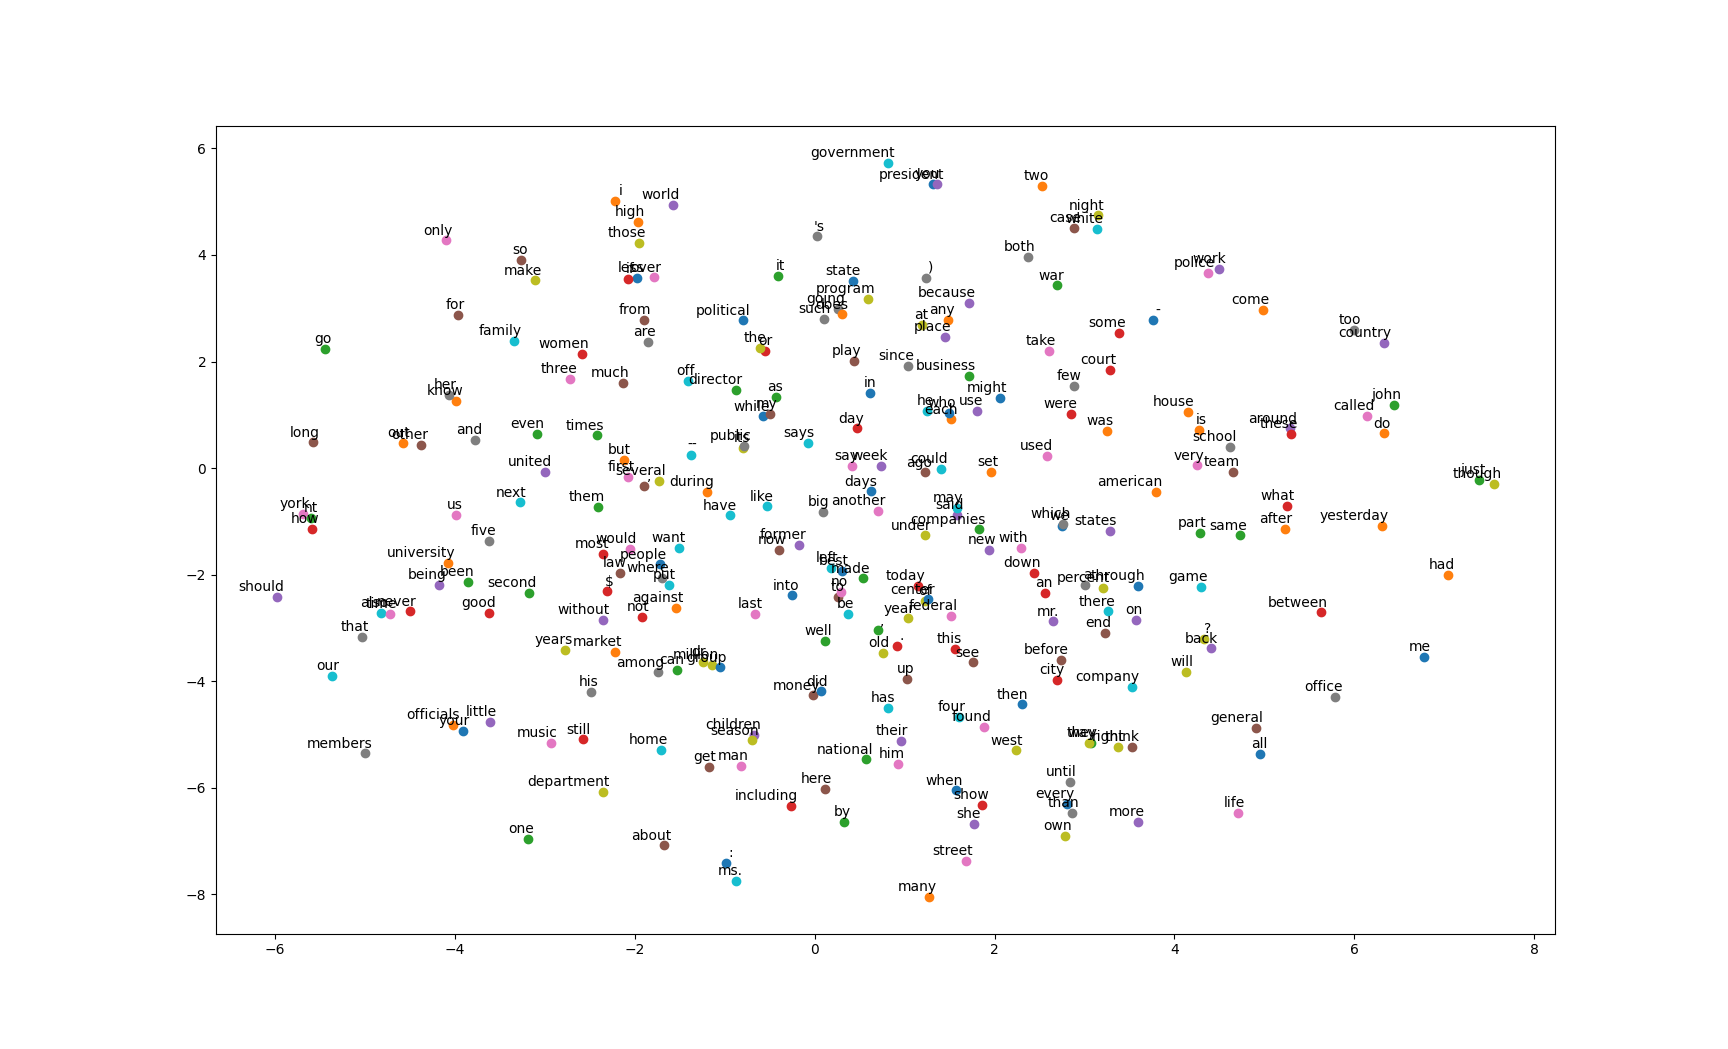

Here is the Python script that generated this plot:
import numpy as np
import pickle
from sklearn.manifold import TSNE
import matplotlib.pyplot as plt


def load_model(path):
    file = open("modelweights.pkl",'rb')
    object_file = pickle.load(file)
    return object_file


codebook = np.load('vocab.npy')
model = load_model("./")


word_encoding = np.identity(250)


def tsne_plot(word_encoding, codebook, model):
    
    tsne_model = TSNE(perplexity=40, n_components=2, init='pca', n_iter=2500, random_state=23)
    new_values = tsne_model.fit_transform(word_encoding @ model[0].T)

    x = []
    y = []
    for value in new_values:
        x.append(value[0])
        y.append(value[1])
        
    plt.figure(figsize=(16, 16)) 
    for i in range(len(x)):
        plt.scatter(x[i],y[i])
        plt.annotate(codebook[i],
                     xy=(x[i], y[i]),
                     xytext=(5, 2),
                     textcoords='offset points',
                     ha='right',
                     va='bottom')
    plt.show()



tsne_plot(word_encoding, codebook, model)
